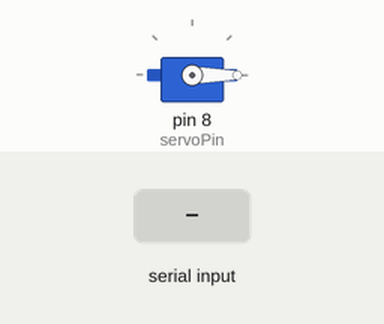
This sketch was run on a simulated Arduino Uno, built with avr-gcc and run on an emulated ATmega328P. Shown: servo. The test bench sets the inputs (shaded band).

Above: at 1.2 s.
1.3 s: "1" received over the second serial link
At 2.6 s:
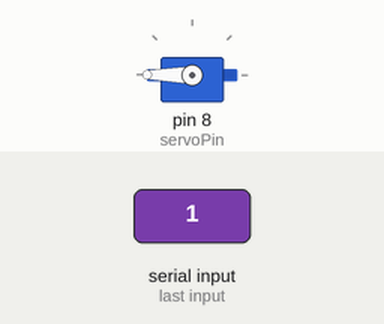
Timing chart, 0 to 5.3 s (numbered marks = the images above; inputs shaded):
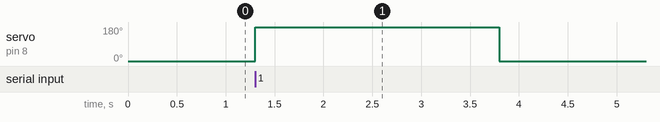

The sketch:

sketch_jan03a.ino
```cpp
              #include <SoftwareSerial.h>
#include <Servo.h>

#define TXD 4
#define RXD 5
#define servoPin 8

Servo servo;
SoftwareSerial BTSerial(TXD, RXD);

int angle = 0;

void setup(){
  servo.attach(servoPin);
  Serial.begin(9600);
  BTSerial.begin(9600);

}

void loop(){

  servo.write(angle);

  if(BTSerial.available()){
    char cData = BTSerial.read();
    if('1' == cData){
      angle = angle + 180;
      servo.write(angle);
      if(angle >= 180){
      delay(2500);
      angle = 0;
      servo.write(angle);
      }

    }

  }

}
```

Measured:
- after the input at 1.3 s, servo on pin 8 (servoPin): 0° → 180° at once, → 0° 2.5 s later
